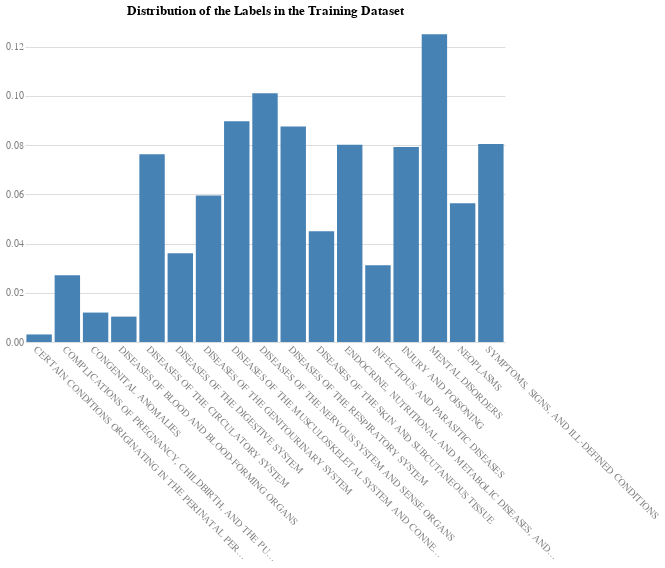

Write notebook code for a chart like this one.
### Markdown cell above
##### 5.2.1.3 - Confirm the distribution and percentage of the labels in the training dataset

### Code cell
# Check the distribution and percentage of the labels in the training dataset
y_train.value_counts(normalize=True)

# Plot the distribution and percentage of true labels
chart(
    df=y_train.value_counts(normalize=True).reset_index(),
    x='DIAG1_CAT:N',
    y='proportion:Q',
    title='Distribution of the Labels in the Training Dataset',
).mark_bar().configure_axisX(labelAngle=45, labelLimit=300, title=None).configure_axisY(title=None)

### Figure 1 — Vega specification as saved in the notebook (floating-point values rounded to 4 significant figures)
{"$schema": "https://vega.github.io/schema/vega/v5.json", "data": [{"name": "source_0", "values": [{"DIAG1_CAT": "MENTAL DISORDERS", "proportion_end": 0.125, "proportion_start": 0.0}, {"DIAG1_CAT": "DISEASES OF THE NERVOUS SYSTEM AND SENSE ORGANS", "proportion_end": 0.101, "proportion_start": 0.0}, {"DIAG1_CAT": "DISEASES OF THE MUSCULOSKELETAL SYSTEM AND CONNECTIVE TISSUE", "proportion_end": 0.08972, "proportion_start": 0.0}, {"DIAG1_CAT": "DISEASES OF THE RESPIRATORY SYSTEM", "proportion_end": 0.08758, "proportion_start": 0.0}, {"DIAG1_CAT": "SYMPTOMS, SIGNS, AND ILL-DEFINED CONDITIONS", "proportion_end": 0.08049, "proportion_start": 0.0}, {"DIAG1_CAT": "ENDOCRINE, NUTRITIONAL AND METABOLIC DISEASES, AND IMMUNITY DISORDERS", "proportion_end": 0.08009, "proportion_start": 0.0}, {"DIAG1_CAT": "INJURY AND POISONING", "proportion_end": 0.07926, "proportion_start": 0.0}, {"DIAG1_CAT": "DISEASES OF THE CIRCULATORY SYSTEM", "proportion_end": 0.07628, "proportion_start": 0.0}, {"DIAG1_CAT": "DISEASES OF THE GENITOURINARY SYSTEM", "proportion_end": 0.05956, "proportion_start": 0.0}, {"DIAG1_CAT": "NEOPLASMS", "proportion_end": 0.05632, "proportion_start": 0.0}, {"DIAG1_CAT": "DISEASES OF THE SKIN AND SUBCUTANEOUS TISSUE", "proportion_end": 0.04502, "proportion_start": 0.0}, {"DIAG1_CAT": "DISEASES OF THE DIGESTIVE SYSTEM", "proportion_end": 0.03608, "proportion_start": 0.0}, {"DIAG1_CAT": "INFECTIOUS AND PARASITIC DISEASES", "proportion_end": 0.03114, "proportion_start": 0.0}, {"DIAG1_CAT": "COMPLICATIONS OF PREGNANCY, CHILDBIRTH, AND THE PUERPERIUM", "proportion_end": 0.02709, "proportion_start": 0.0}, {"DIAG1_CAT": "CONGENITAL ANOMALIES", "proportion_end": 0.01196, "proportion_start": 0.0}, {"DIAG1_CAT": "DISEASES OF BLOOD AND BLOOD-FORMING ORGANS", "proportion_end": 0.01031, "proportion_start": 0.0}, {"DIAG1_CAT": "CERTAIN CONDITIONS ORIGINATING IN THE PERINATAL PERIOD", "proportion_end": 0.003065, "proportion_start": 0.0}]}, {"name": "source_0_x_domain_DIAG1_CAT", "values": [{"DIAG1_CAT": "MENTAL DISORDERS"}, {"DIAG1_CAT": "DISEASES OF THE NERVOUS SYSTEM AND SENSE ORGANS"}, {"DIAG1_CAT": "DISEASES OF THE MUSCULOSKELETAL SYSTEM AND CONNECTIVE TISSUE"}, {"DIAG1_CAT": "DISEASES OF THE RESPIRATORY SYSTEM"}, {"DIAG1_CAT": "SYMPTOMS, SIGNS, AND ILL-DEFINED CONDITIONS"}, {"DIAG1_CAT": "ENDOCRINE, NUTRITIONAL AND METABOLIC DISEASES, AND IMMUNITY DISORDERS"}, {"DIAG1_CAT": "INJURY AND POISONING"}, {"DIAG1_CAT": "DISEASES OF THE CIRCULATORY SYSTEM"}, {"DIAG1_CAT": "DISEASES OF THE GENITOURINARY SYSTEM"}, {"DIAG1_CAT": "NEOPLASMS"}, {"DIAG1_CAT": "DISEASES OF THE SKIN AND SUBCUTANEOUS TISSUE"}, {"DIAG1_CAT": "DISEASES OF THE DIGESTIVE SYSTEM"}, {"DIAG1_CAT": "INFECTIOUS AND PARASITIC DISEASES"}, {"DIAG1_CAT": "COMPLICATIONS OF PREGNANCY, CHILDBIRTH, AND THE PUERPERIUM"}, {"DIAG1_CAT": "CONGENITAL ANOMALIES"}, {"DIAG1_CAT": "DISEASES OF BLOOD AND BLOOD-FORMING ORGANS"}, {"DIAG1_CAT": "CERTAIN CONDITIONS ORIGINATING IN THE PERINATAL PERIOD"}]}], "marks": [{"type": "rect", "name": "marks", "from": {"data": "source_0"}, "encode": {"update": {"width": {"signal": "max(0.25, bandwidth('x'))"}, "fill": {"value": "steelblue"}, "x": {"field": "DIAG1_CAT", "scale": "x"}, "y": {"field": "proportion_end", "scale": "y"}, "y2": {"field": "proportion_start", "scale": "y"}}}, "style": ["bar"]}], "scales": [{"name": "x", "type": "band", "domain": {"data": "source_0_x_domain_DIAG1_CAT", "field": "DIAG1_CAT", "sort": true}, "range": [0, {"signal": "width"}], "paddingInner": 0.1, "paddingOuter": 0.05}, {"name": "y", "type": "linear", "domain": {"data": "source_0", "fields": ["proportion_start", "proportion_end"]}, "range": [{"signal": "height"}, 0], "nice": true, "zero": true}], "axes": [{"scale": "y", "orient": "left", "grid": true, "domain": false, "minExtent": 0, "ticks": false, "zindex": 0, "tickCount": {"signal": "ceil(height/40)"}, "gridScale": "x", "maxExtent": 0, "labels": false, "aria": false}, {"scale": "x", "labelBaseline": "top", "zindex": 0, "orient": "bottom", "grid": false, "labelAlign": "left"}, {"scale": "y", "zindex": 0, "grid": false, "orient": "left", "tickCount": {"signal": "ceil(height/40)"}, "labelAlign": "right", "labelOverlap": true}], "title": {"text": "Distribution of the Labels in the Training Dataset", "frame": "group"}, "padding": 5, "height": 320, "config": {"axis": {"domain": false, "labelAngle": 0, "labelColor": "gray", "labelFontSize": 10, "ticks": false}, "axisX": {"labelAngle": 45, "labelLimit": 300, "title": null}, "axisY": {"title": null}, "style": {"guide-label": {"font": "Helvetica Neue"}, "guide-title": {"font": "Helvetica Neue"}, "group-title": {"font": "Helvetica Neue"}, "group-subtitle": {"font": "Helvetica Neue"}, "cell": {"stroke": null}, "text": {"font": "Helvetica Neue"}}}, "style": "cell", "background": "white", "width": 480}
